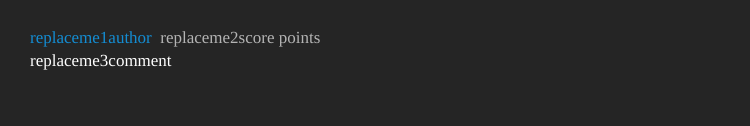
Frame 1 (no input)
Frame 60 (no input): identical to frame 1, image omitted
Frame 120 (the mouse pressed at the canvas centre since frame 60): identical to frame 1, image omitted

The p5.js sketch that drew this single still picture (run headless with seeded random() and noise() and a simulated clock; from frame 60 on, the mouse is pressed at the canvas centre):

// p5.js sketch
// ── sketch.js
author = "replaceme1author"
score = "replaceme2score"
comment = "replaceme3comment"

function drawText( x, y, text_array ) {
  let positions = {"top": {"x":x,"y":y}, "bottom": {}};
  var pos_x = x;
  for ( var i = 0; i < text_array.length; ++ i ) {
    var part = text_array[i];var t = part[0];
    var c = part[1];var w = textWidth( t );
    fill(color(c));
    text( t, pos_x, y);
    pos_x += w;
    positions.bottom.x = pos_x;
    positions.bottom.y = y;
  }
}



index = 0
currentComment = {}

function setup() {
  lines = round(textWidth(comment)/500)+3;
  textSize(17);
  createCanvas(750, 54+lines*24);
  textFont("Verdana");
  textAlign(LEFT, TOP);
           
}

function draw() {
  //if (!a) {
  //  a = !a;
  //} else return;
  background(37);
  drawText(30, 30, [
    [author, [20, 141, 211]],
    ["  ", [0,0,0]],
    [score + " points", [180]]
  ]);
  
  fill(255)
  
  text(comment, 30, 53, width-(width/12), height-(height/4))

}

function calculateLines() {
  let startWidth = width/12
  let endWidth = width-(width/12)
  let txtWidth = textWidth(currentComment.comment)
  let lines = txtWidth/(startWidth-endWidth);
  return Math.round(Math.abs(lines))+1
}

function keyPressed() {

  console.log(calculateLines())
  resizeCanvas(600, 33+calculateLines()*24+22);
}
// ── style.css
html, body {
  margin: 0;
  padding: 0;
}
canvas {
  display: block;
}
<style type="text/css">
    body {
        overflow: hidden;
    }
</style>
